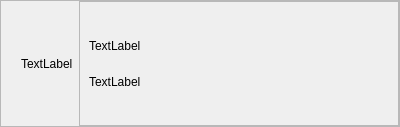
<?xml version="1.0" encoding="UTF-8"?>
<ui version="4.0">
 <class>settingsWidget</class>
 <widget class="QWidget" name="settingsWidget">
  <property name="geometry">
   <rect>
    <x>0</x>
    <y>0</y>
    <width>400</width>
    <height>127</height>
   </rect>
  </property>
  <property name="sizePolicy">
   <sizepolicy hsizetype="Preferred" vsizetype="Fixed">
    <horstretch>0</horstretch>
    <verstretch>0</verstretch>
   </sizepolicy>
  </property>
  <property name="cursor">
   <cursorShape>PointingHandCursor</cursorShape>
  </property>
  <property name="windowTitle">
   <string>Form</string>
  </property>
  <layout class="QVBoxLayout" name="verticalLayout_2">
   <property name="leftMargin">
    <number>0</number>
   </property>
   <property name="topMargin">
    <number>0</number>
   </property>
   <property name="rightMargin">
    <number>0</number>
   </property>
   <property name="bottomMargin">
    <number>0</number>
   </property>
   <item>
    <widget class="QFrame" name="widgetFrame">
     <property name="sizePolicy">
      <sizepolicy hsizetype="Minimum" vsizetype="Minimum">
       <horstretch>0</horstretch>
       <verstretch>0</verstretch>
      </sizepolicy>
     </property>
     <property name="frameShape">
      <enum>QFrame::StyledPanel</enum>
     </property>
     <property name="frameShadow">
      <enum>QFrame::Raised</enum>
     </property>
     <layout class="QHBoxLayout" name="horizontalLayout">
      <property name="leftMargin">
       <number>0</number>
      </property>
      <property name="topMargin">
       <number>0</number>
      </property>
      <property name="rightMargin">
       <number>0</number>
      </property>
      <property name="bottomMargin">
       <number>0</number>
      </property>
      <item>
       <spacer name="horizontalSpacer">
        <property name="orientation">
         <enum>Qt::Horizontal</enum>
        </property>
        <property name="sizeType">
         <enum>QSizePolicy::Fixed</enum>
        </property>
        <property name="sizeHint" stdset="0">
         <size>
          <width>20</width>
          <height>20</height>
         </size>
        </property>
       </spacer>
      </item>
      <item>
       <widget class="QLabel" name="icon">
        <property name="cursor">
         <cursorShape>ArrowCursor</cursorShape>
        </property>
        <property name="text">
         <string>TextLabel</string>
        </property>
       </widget>
      </item>
      <item>
       <widget class="QFrame" name="textFrame">
        <property name="sizePolicy">
         <sizepolicy hsizetype="Minimum" vsizetype="Preferred">
          <horstretch>0</horstretch>
          <verstretch>0</verstretch>
         </sizepolicy>
        </property>
        <property name="frameShape">
         <enum>QFrame::StyledPanel</enum>
        </property>
        <property name="frameShadow">
         <enum>QFrame::Raised</enum>
        </property>
        <layout class="QVBoxLayout" name="verticalLayout">
         <item>
          <spacer name="verticalSpacer_2">
           <property name="orientation">
            <enum>Qt::Vertical</enum>
           </property>
           <property name="sizeType">
            <enum>QSizePolicy::Fixed</enum>
           </property>
           <property name="sizeHint" stdset="0">
            <size>
             <width>20</width>
             <height>20</height>
            </size>
           </property>
          </spacer>
         </item>
         <item>
          <widget class="QLabel" name="titleLabel">
           <property name="sizePolicy">
            <sizepolicy hsizetype="Expanding" vsizetype="Preferred">
             <horstretch>0</horstretch>
             <verstretch>0</verstretch>
            </sizepolicy>
           </property>
           <property name="cursor">
            <cursorShape>PointingHandCursor</cursorShape>
           </property>
           <property name="text">
            <string>TextLabel</string>
           </property>
          </widget>
         </item>
         <item>
          <widget class="QLabel" name="descriptionLabel">
           <property name="cursor">
            <cursorShape>PointingHandCursor</cursorShape>
           </property>
           <property name="text">
            <string>TextLabel</string>
           </property>
          </widget>
         </item>
         <item>
          <spacer name="verticalSpacer">
           <property name="orientation">
            <enum>Qt::Vertical</enum>
           </property>
           <property name="sizeType">
            <enum>QSizePolicy::Fixed</enum>
           </property>
           <property name="sizeHint" stdset="0">
            <size>
             <width>20</width>
             <height>20</height>
            </size>
           </property>
          </spacer>
         </item>
        </layout>
       </widget>
      </item>
     </layout>
    </widget>
   </item>
  </layout>
 </widget>
 <resources/>
 <connections/>
</ui>
